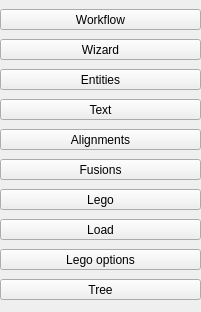
<?xml version="1.0" encoding="UTF-8"?>
<ui version="4.0">
 <class>Dialog</class>
 <widget class="QDialog" name="Dialog">
  <property name="geometry">
   <rect>
    <x>0</x>
    <y>0</y>
    <width>201</width>
    <height>312</height>
   </rect>
  </property>
  <property name="sizePolicy">
   <sizepolicy hsizetype="Fixed" vsizetype="Fixed">
    <horstretch>0</horstretch>
    <verstretch>0</verstretch>
   </sizepolicy>
  </property>
  <property name="windowTitle">
   <string>Dialog</string>
  </property>
  <layout class="QVBoxLayout" name="verticalLayout">
   <property name="spacing">
    <number>0</number>
   </property>
   <property name="leftMargin">
    <number>0</number>
   </property>
   <property name="topMargin">
    <number>0</number>
   </property>
   <property name="rightMargin">
    <number>0</number>
   </property>
   <property name="bottomMargin">
    <number>0</number>
   </property>
   <item>
    <widget class="QToolButton" name="BTN_WORKFLOW">
     <property name="sizePolicy">
      <sizepolicy hsizetype="Preferred" vsizetype="Fixed">
       <horstretch>0</horstretch>
       <verstretch>0</verstretch>
      </sizepolicy>
     </property>
     <property name="text">
      <string>Workflow</string>
     </property>
    </widget>
   </item>
   <item>
    <widget class="QToolButton" name="BTN_WIZARD">
     <property name="sizePolicy">
      <sizepolicy hsizetype="Preferred" vsizetype="Fixed">
       <horstretch>0</horstretch>
       <verstretch>0</verstretch>
      </sizepolicy>
     </property>
     <property name="text">
      <string>Wizard</string>
     </property>
    </widget>
   </item>
   <item>
    <widget class="QToolButton" name="BTN_ENTITIES">
     <property name="sizePolicy">
      <sizepolicy hsizetype="Preferred" vsizetype="Fixed">
       <horstretch>0</horstretch>
       <verstretch>0</verstretch>
      </sizepolicy>
     </property>
     <property name="text">
      <string>Entities</string>
     </property>
    </widget>
   </item>
   <item>
    <widget class="QToolButton" name="BTN_TEXT">
     <property name="sizePolicy">
      <sizepolicy hsizetype="Preferred" vsizetype="Fixed">
       <horstretch>0</horstretch>
       <verstretch>0</verstretch>
      </sizepolicy>
     </property>
     <property name="text">
      <string>Text</string>
     </property>
    </widget>
   </item>
   <item>
    <widget class="QToolButton" name="BTN_ALIGNMENTS">
     <property name="sizePolicy">
      <sizepolicy hsizetype="Preferred" vsizetype="Fixed">
       <horstretch>0</horstretch>
       <verstretch>0</verstretch>
      </sizepolicy>
     </property>
     <property name="text">
      <string>Alignments</string>
     </property>
    </widget>
   </item>
   <item>
    <widget class="QToolButton" name="BTN_FUSIONS">
     <property name="sizePolicy">
      <sizepolicy hsizetype="Preferred" vsizetype="Fixed">
       <horstretch>0</horstretch>
       <verstretch>0</verstretch>
      </sizepolicy>
     </property>
     <property name="text">
      <string>Fusions</string>
     </property>
    </widget>
   </item>
   <item>
    <widget class="QToolButton" name="BTN_LEGO">
     <property name="sizePolicy">
      <sizepolicy hsizetype="Preferred" vsizetype="Fixed">
       <horstretch>0</horstretch>
       <verstretch>0</verstretch>
      </sizepolicy>
     </property>
     <property name="text">
      <string>Lego</string>
     </property>
    </widget>
   </item>
   <item>
    <widget class="QToolButton" name="BTN_LOAD">
     <property name="sizePolicy">
      <sizepolicy hsizetype="Preferred" vsizetype="Fixed">
       <horstretch>0</horstretch>
       <verstretch>0</verstretch>
      </sizepolicy>
     </property>
     <property name="text">
      <string>Load</string>
     </property>
    </widget>
   </item>
   <item>
    <widget class="QToolButton" name="BTN_LEGOOPTS">
     <property name="sizePolicy">
      <sizepolicy hsizetype="Preferred" vsizetype="Fixed">
       <horstretch>0</horstretch>
       <verstretch>0</verstretch>
      </sizepolicy>
     </property>
     <property name="text">
      <string>Lego options</string>
     </property>
    </widget>
   </item>
   <item>
    <widget class="QToolButton" name="BTN_TREE">
     <property name="sizePolicy">
      <sizepolicy hsizetype="Preferred" vsizetype="Fixed">
       <horstretch>0</horstretch>
       <verstretch>0</verstretch>
      </sizepolicy>
     </property>
     <property name="text">
      <string>Tree</string>
     </property>
    </widget>
   </item>
  </layout>
 </widget>
 <resources/>
 <connections/>
</ui>
